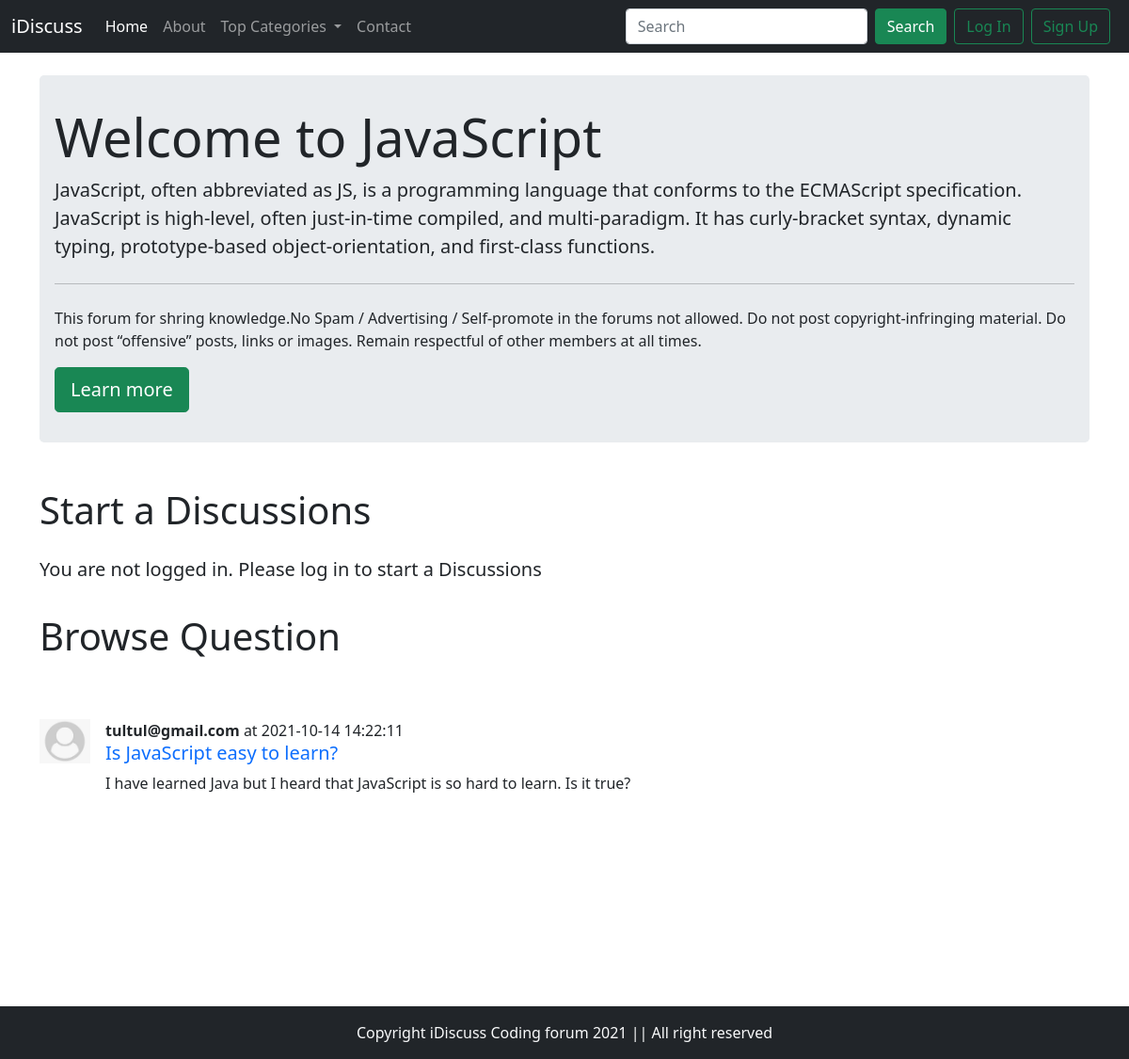
The app's page /threadList.php?catid=2 with its own data.
### tables this page shows
CREATE TABLE `categories` (
  `category_Id` int(11) NOT NULL,
  `category_name` varchar(255) NOT NULL,
  `category_description` text NOT NULL,
  `TimeStmp` timestamp NOT NULL DEFAULT current_timestamp()
);

CREATE TABLE `threadlist` (
  `Thread_Id` int(11) NOT NULL,
  `Thread_Title` varchar(255) NOT NULL,
  `Thread_desc` text NOT NULL,
  `Thread_cat_id` int(11) NOT NULL,
  `Thread_user_id` int(21) NOT NULL,
  `TimeStmp` timestamp NOT NULL DEFAULT current_timestamp()
);

CREATE TABLE `users` (
  `sno` int(11) NOT NULL,
  `user_email` varchar(50) NOT NULL,
  `user_pass` varchar(255) NOT NULL,
  `TimeStmp` timestamp NOT NULL DEFAULT current_timestamp()
);

### threadList.php (the view, shortened to what this page needs)
<!doctype html>
<html lang="en">
<head>
    <link href="bootstrap/css/bootstrap.min.css" rel="stylesheet">
</head>
<body>
    <?php require'partials/header.php'; ?>
    <?php require'partials/dbconnect.php'; ?>
    <?php
    $id= $_GET["catid"];
     $sql="SELECT * FROM `categories` WHERE `category_Id`= '$id'";
     $result=mysqli_query($conn, $sql);
     while($row=mysqli_fetch_assoc($result)){
         $catName=$row['category_name'];
         $catDesc= $row['category_description'];
     } ?>
    <div class="container my-4">
        <div class="jumbotron">
            <h1 class="display-4">Welcome to <?php echo $catName ?></h1>
            <p class="lead"><?php echo $catDesc ?></p>
            <hr class="my-4">
            <p>This forum for shring knowledge.No Spam / Advertising / Self-promote in the forums not allowed.
                Do not post copyright-infringing material.
                Do not post “offensive” posts, links or images.
                Remain respectful of other members at all times.</p>
            <a class="btn btn-success btn-lg" href="#" role="button">Learn more</a>
        </div>
    </div>
    <?php
if(isset($_SESSION['loggedin']) && $_SESSION['loggedin']==true){
   echo' <div class="container">
        <h1 class="py-3">Start a Discussions</h1>
        <form action="'.$_SERVER['REQUEST_URI'].'?>" method="POST">
    <div class="mb-3">
        <label for="exampleInputEmail1" class="form-label">Problem Title</label>
        <input type="text" class="form-control" id="exampleInputEmail1" id="title" name="title"
            aria-describedby="emailHelp">
        <div id="emailHelp" class="form-text">Keep your title as short and crisp as possible</div>
        <input type="hidden" name="sno" value='.$_SESSION['sno'].'>
    </div>
    <div class="form-floating">
        <textarea class="form-control" placeholder="Elaborate your concerned" id="desc" name="desc"
            style="height: 100px"></textarea>
        <label for="floatingTextarea2">Elaborate your concerned</label>
    </div>
    <button type="submit" class="btn btn-success my-3">Submit</button>
    </form>
    </div>';
    }
    else{
    echo'<div class="container">
    <h1 class="py-3">Start a Discussions</h1>
    <p class="lead">You are not logged in. Please log in to start a Discussions</p>
    </div>';
    }
    ?>
    <div class="container " id="qusid">
        <h1 class="py-3">Browse Question</h1>
        <br>
        <?php
        $id= $_GET["catid"];
        $sql="SELECT * FROM `threadlist` WHERE `Thread_cat_id`='$id'";
        $result=mysqli_query($conn, $sql);
         while($row=mysqli_fetch_assoc($result)){
             $Title=$row['Thread_Title'];
             $Desc= $row['Thread_desc'];
             $id= $row['Thread_Id'];
             $thread_time=$row['TimeStmp'];
             $thread_user_id=$row['Thread_user_id'];
             $sql2="SELECT * FROM `users` WHERE `sno`= '$thread_user_id'";
             $result2=mysqli_query($conn, $sql2);
             if($result2!=null){
             $row2=mysqli_fetch_assoc($result2);
             }
       echo' <div class="d-flex my-3">
            <div class="flex-shrink-0">
                <img src="images/user_default.jpg" style="width:54px" alt="...">
            </div>
            <div class="flex-grow-1 ms-3">
            <p class="my-0"><b>'.$row2['user_email'].'</b> at '.$thread_time.'</p>
                <h5 class="mt-0"><a href="thread.php?Thread_Id='.$id.'" style="text-decoration:none;">'.$Title.'</a></h5>
                '.$Desc.'
            </div>
        </div>
        <br>'
        ;
    }
    ?>
    </div>
    <?php require'partials/footer.php'; ?>
</body>
</html>

### threadList.php (style rules this page uses)
.jumbotron { padding: 2rem 1rem; margin-bottom: 2rem; background-color: #e9ecef; border-radius: .3rem; }
#qusid { min-height: 433px; }

### records on screen
categories: category_name "JavaScript", category_description "JavaScript, often abbreviated as JS, is a programming language that conforms to the ECMAScript specification. JavaScript is high-level, often just-in-time compiled, and multi-paradigm. It has curly-bracket syntax, dynamic typing, prototype-based object-orientation, and first-class functions."
threadlist: users.user_email "tultul@gmail.com", TimeStmp "2021-10-14 14:22:11", Thread_Title "Is JavaScript easy to learn?", Thread_desc "I have learned Java but I heard that JavaScript is so hard to learn. Is it true?"
